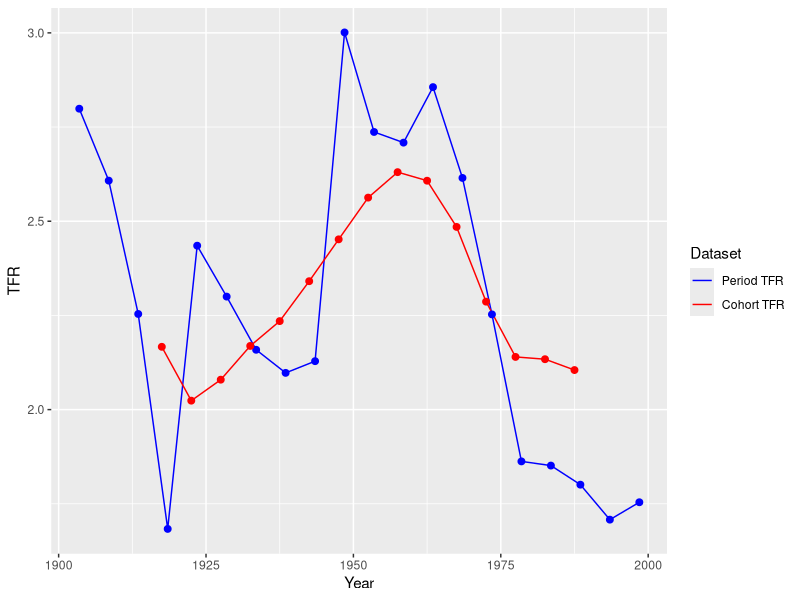

Here is the R script that generated this plot:
## ---- chunk 1
# Load the required libraries
library(ggplot2)
library(readxl)

# Read the data from Excel files, specifying column names
data1 <- read_excel("graph-pset5b.xlsx", col_names = TRUE, range = "A1:B21")
data2 <- read_excel("graph-pset5b.xlsx", col_names = TRUE, range = "D1:E16")

# Create a plot with custom x-axis
plot <- ggplot() +
  geom_line(data = data1, aes(x = `Mid-Period`, y = `Period TFR`, color = "Dataset 1")) +
  geom_line(data = data2, aes(x = `Fertility Cohort`, y = `Cohort TFR`, color = "Dataset 2")) +
  geom_point(data = data1, aes(x = `Mid-Period`, y = `Period TFR`), color = "blue", size = 2) +
  geom_point(data = data2, aes(x = `Fertility Cohort`, y = `Cohort TFR`), color = "red", size = 2) +
  labs(x = "Year", y = "TFR", color = "Dataset") +
  scale_color_manual(values = c("Dataset 1" = "blue", "Dataset 2" = "red"), 
                     labels = c("Period TFR", "Cohort TFR"))  # Add legend labels

# Show the plot
print(plot)

